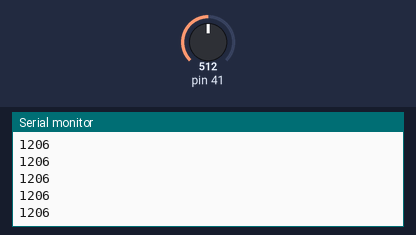
Simulated run of this sketch. Board: Teensy 4. On the bench: the last lines printed to the serial monitor. The test bench sets the inputs (shaded band); at power-on: pin 41 = 512.

Above: at 1.2 s.
1.3 s: pin 41 set to 716
At 1.33 s:
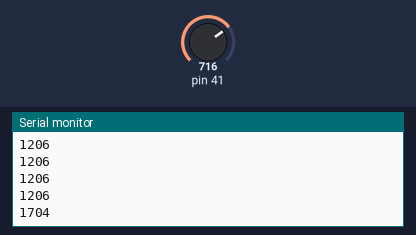
2.8 s: pin 41 set to 900
At 2.83 s:
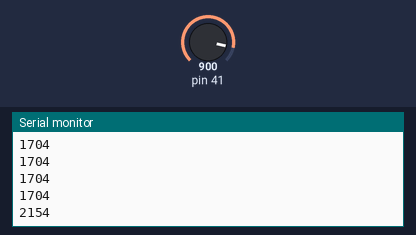
Timing chart, 0 to 5.8 s (numbered marks = the images above; inputs shaded):
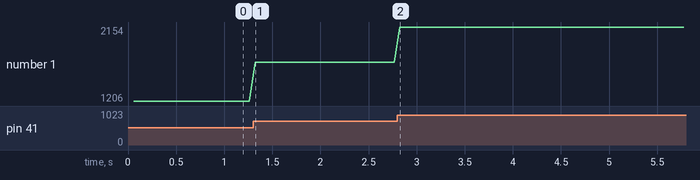

Measured:
- after the input at 1.3 s, the serial monitor: prints a new line at once (image 1)
- after the input at 2.8 s, the serial monitor: prints a new line at once (image 2)
- plotted number 1: 1206 → 1704 after the input at 1.3 s, 1704 → 2154 after the input at 2.8 s

The sketch:

17c7.ino
```cpp
/* KIPU
*/

#include <Bounce.h>

// the MIDI channel number to send messages
const int channel = 1;

// the MIDI continuous controller for each analog input

// CUERDAS
const int controllerA17 = 17; // 11 = CUERDA 1

void setup() {
  Serial.begin(38400);
}

// store previously sent values, to detect changes

int previousA17 = -1;


elapsedMillis msec = 0;

void loop() {
  // only check the analog inputs 50 times per second,
  // to prevent a flood of MIDI messages
 // if (msec >= 17) {
 if (msec >= 60) {
    msec = 0;

    //int n0 = analogRead(A0) / 8;
    //CUERDAS
   int n17 = map(analogRead(A17), 18, 70, 0, 127);
   Serial.println(n17);
   //delay(250);


    // only transmit MIDI messages if analog input changed

    if (n17 != previousA17) {
      usbMIDI.sendControlChange(controllerA17, n17, channel);
      previousA17 = n17;
    }


  }

  // MIDI Controllers should discard incoming MIDI messages.
  // http://forum.pjrc.com/threads/24179-Teensy-3-Ableton-Analog-CC-causes-midi-crash
  while (usbMIDI.read()) {
    // ignore incoming messages
 }
}
```
